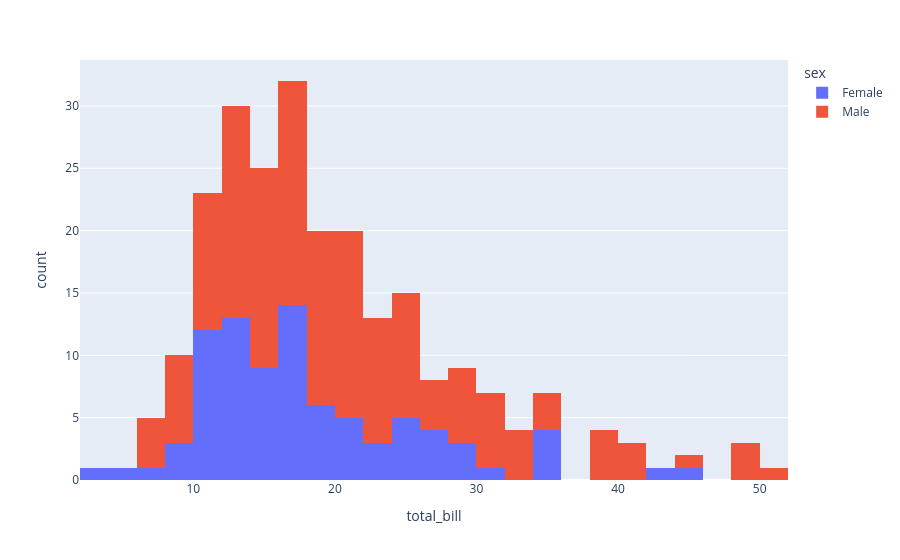

Notebook cell for this chart:
### Code cell
# Stack histograms based on different column data
df_tips = px.data.tips()
px.histogram(df_tips, x="total_bill", color="sex")

### Figure 1 — Plotly figure (JSON) as saved in the notebook; plotly's stock layout.template omitted (floating-point values rounded to 4 significant figures; data arrays with more than 128 entries replaced by an {"elided": "..."} marker saying what was removed)
{"data": [{"bingroup": "x", "hovertemplate": "sex=Female<br>total_bill=%{x}<br>count=%{y}<extra></extra>", "legendgroup": "Female", "marker": {"color": "#636efa", "pattern": {"shape": ""}}, "name": "Female", "orientation": "v", "showlegend": true, "type": "histogram", "x": [16.99, 24.59, 35.26, 14.83, 10.33, 16.97, 20.29, 15.77, 19.65, 15.06, 20.69, 16.93, 10.29, 34.81, 26.41, 16.45, 3.07, 17.07, 26.86, 25.28, 14.73, 10.07, 34.83, 5.75, 16.32, 22.75, 11.35, 15.38, 44.3, 22.42, 20.92, 14.31, 7.25, 25.71, 17.31, 10.65, 12.43, 24.08, 13.42, 12.48, 29.8, 14.52, 11.38, 20.27, 11.17, 12.26, 18.26, 8.51, 10.33, 14.15, 13.16, 17.47, 27.05, 16.43, 8.35, 18.64, 11.87, 29.85, 25.0, 13.39, 16.21, 17.51, 10.59, 10.63, 9.6, 20.9, 18.15, 19.81, 43.11, 13.0, 12.74, 13.0, 16.4, 16.47, 12.76, 13.27, 28.17, 12.9, 30.14, 13.42, 15.98, 16.27, 10.09, 22.12, 35.83, 27.18, 18.78], "xaxis": "x", "yaxis": "y"}, {"bingroup": "x", "hovertemplate": "sex=Male<br>total_bill=%{x}<br>count=%{y}<extra></extra>", "legendgroup": "Male", "marker": {"color": "#EF553B", "pattern": {"shape": ""}}, "name": "Male", "orientation": "v", "showlegend": true, "type": "histogram", "x": {"elided": "157 float values"}, "xaxis": "x", "yaxis": "y"}], "layout": {"barmode": "relative", "legend": {"title": {"text": "sex"}, "tracegroupgap": 0}, "margin": {"t": 60}, "xaxis": {"anchor": "y", "domain": [0, 1], "title": {"text": "total_bill"}}, "yaxis": {"anchor": "x", "domain": [0, 1], "title": {"text": "count"}}}}
